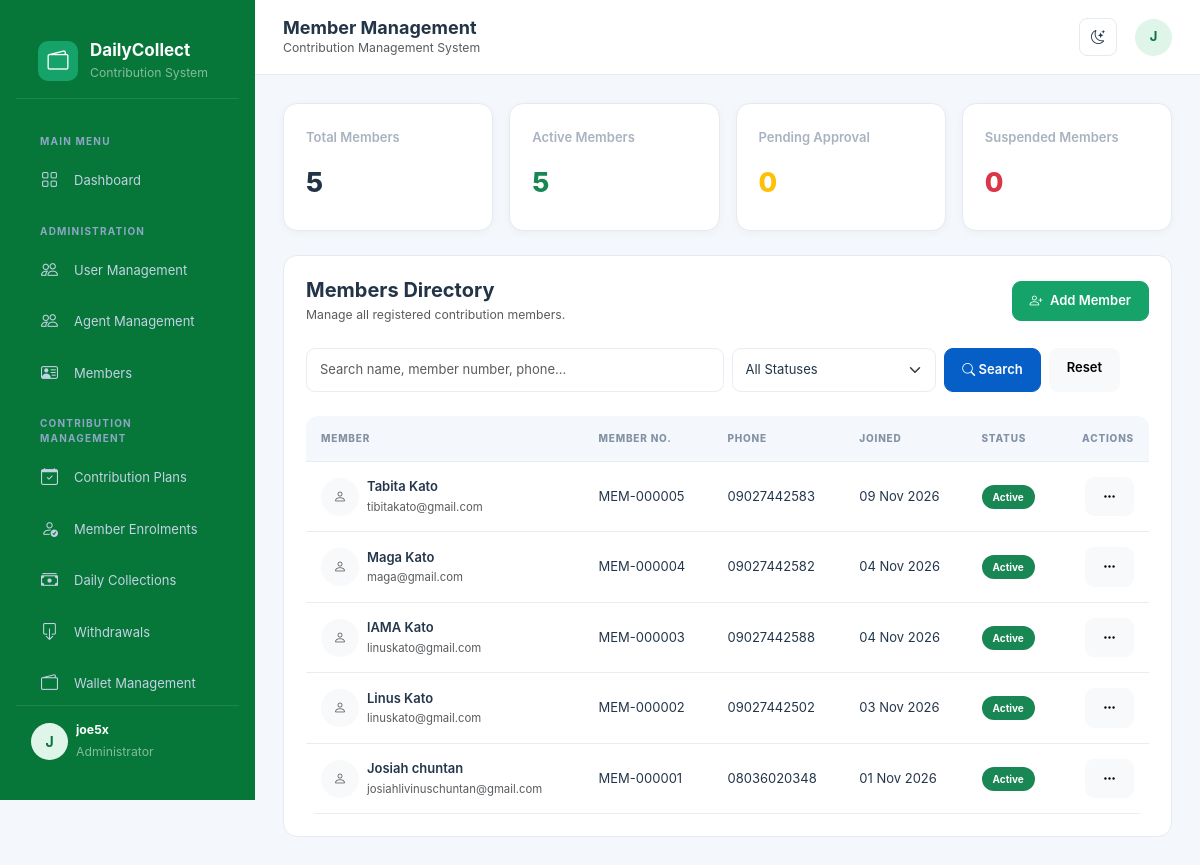
The page /members/ (signed in) on the database as committed earlier.
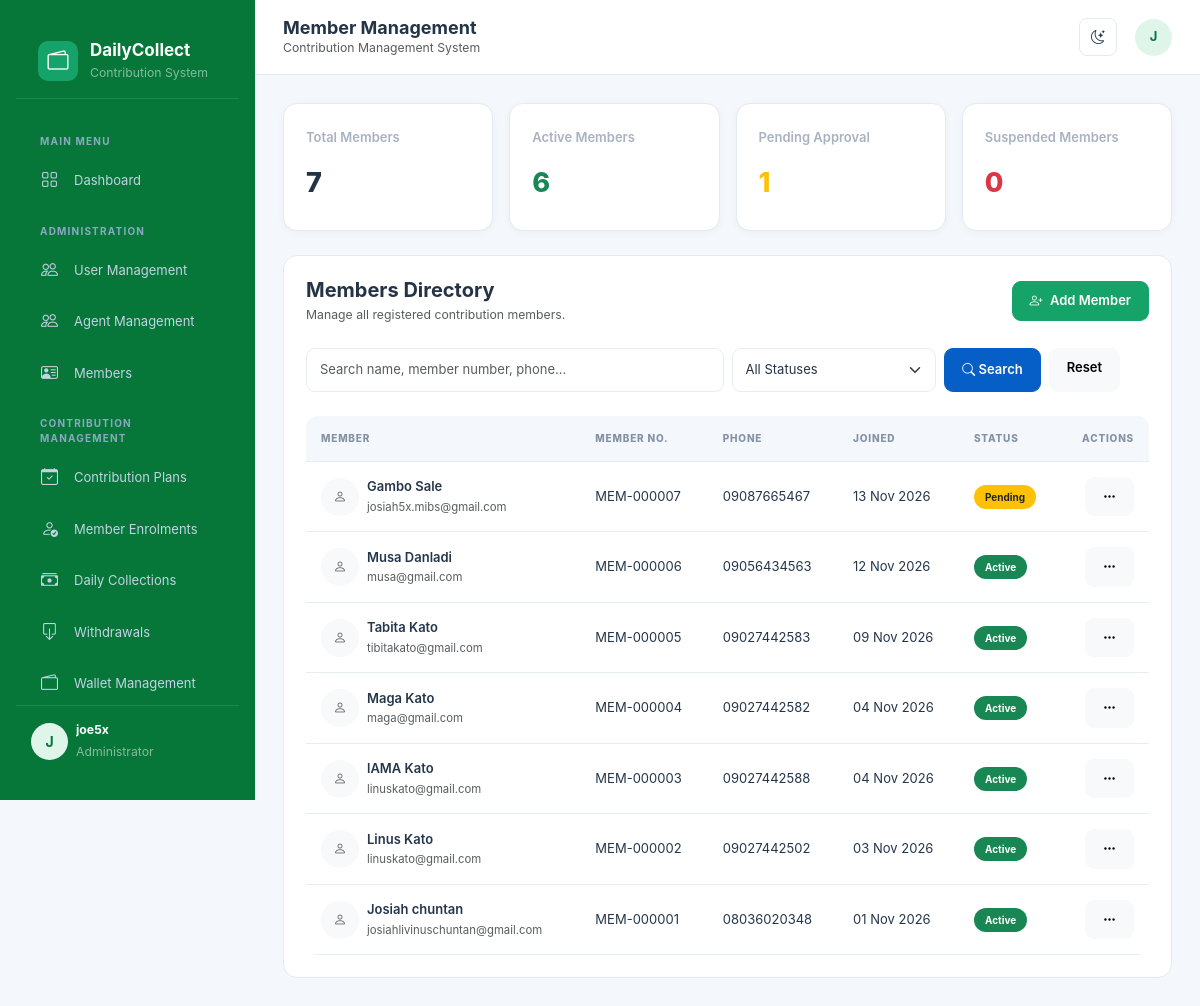
The same page on the database as committed later.
### members/models.py (models this page shows, shortened)
class Member(models.Model):
    class Gender(models.TextChoices):
        MALE = 'MALE', 'Male'
        FEMALE = 'FEMALE', 'Female'
    class Status(models.TextChoices):
        PENDING = 'PENDING', 'Pending Approval'
        ACTIVE = 'ACTIVE', 'Active'
        SUSPENDED = 'SUSPENDED', 'Suspended'
        INACTIVE = 'INACTIVE', 'Inactive'
    member_no = models.CharField(
        max_length=20,
        unique=True,
        blank=True
    )
    first_name = models.CharField(max_length=100)
    last_name = models.CharField(max_length=100)
    other_names = models.CharField(max_length=100, blank=True)
    gender = models.CharField(
        max_length=10,
        choices=Gender.choices,
        blank=True
    )
    date_of_birth = models.DateField(null=True, blank=True)
    phone = models.CharField(max_length=20)
    email = models.EmailField(blank=True)
    address = models.TextField(blank=True)
    photo = models.ImageField(
        upload_to='members/',
        blank=True,
        null=True
    )
    next_of_kin = models.CharField(max_length=150, blank=True)
    next_of_kin_phone = models.CharField(max_length=20, blank=True)
    user = models.OneToOneField(
        settings.AUTH_USER_MODEL,
        on_delete=models.SET_NULL,
        null=True,
        blank=True,
        related_name='member_profile'
    )
    status = models.CharField(
        max_length=15,
        choices=Status.choices,
        default=Status.PENDING
    )
    joined_at = models.DateField(auto_now_add=True)
    created_by = models.ForeignKey(
        settings.AUTH_USER_MODEL,
        on_delete=models.SET_NULL,
        null=True,
        blank=True,
        related_name='registered_members'
    )
    created_at = models.DateTimeField(auto_now_add=True)
    updated_at = models.DateTimeField(auto_now=True)
    @property
    def full_name(self):
        return ' '.join(
            part for part in [
                self.first_name,
                self.other_names,
                self.last_name
            ] if part
        )
    class Meta:
        ordering = ['-created_at']
        verbose_name = 'Member'
        verbose_name_plural = 'Members'

### members/views.py (the view, shortened to what this page needs)
# urls.py: path('', views.member_list, name='member_list'),
@login_required
@role_required(User.Role.ADMIN, User.Role.MANAGER, User.Role.SUPERVISOR)
def member_list(request):
    members = Member.objects.all().order_by('-created_at')
    search = request.GET.get('q', '').strip()
    status = request.GET.get('status', '')
    if status:
        members = members.filter(status=status)
    total_members = Member.objects.count()
    active_members = Member.objects.filter(
        status=Member.Status.ACTIVE
    ).count()
    pending_members = Member.objects.filter(
        status=Member.Status.PENDING
    ).count()
    suspended_members = Member.objects.filter(
        status=Member.Status.SUSPENDED
    ).count()
    paginator = Paginator(members, 15)
    page_number = request.GET.get('page')
    page_obj = paginator.get_page(page_number)
    context = {
        'page_obj': page_obj,
        'search': search,
        'selected_status': status,
        'status_choices': Member.Status.choices,
        'total_members': total_members,
        'active_members': active_members,
        'pending_members': pending_members,
        'suspended_members': suspended_members,
    }
    return render(request, 'members/member_list.html', context)

### templates/members/member_list.html (shortened to what the changed rows need)
{% extends 'base.html' %}
{% block content %}
<div class="row g-3 mb-4">
    <div class="col-xl-3 col-md-6">
        <div class="stat-card">
            <span class="stat-label">Total Members</span>
            <div class="stat-value">{{ total_members }}</div>
        </div>
    </div>
    <div class="col-xl-3 col-md-6">
        <div class="stat-card">
            <span class="stat-label">Active Members</span>
            <div class="stat-value text-success">{{ active_members }}</div>
        </div>
    </div>
    <div class="col-xl-3 col-md-6">
        <div class="stat-card">
            <span class="stat-label">Pending Approval</span>
            <div class="stat-value text-warning">{{ pending_members }}</div>
        </div>
    </div>
</div>
<div class="dashboard-panel">
    <div class="table-responsive">
        <table class="table align-middle">
            <thead>
                <tr>
                    <th>Member</th>
                    <th>Member No.</th>
                    <th>Phone</th>
                    <th>Joined</th>
                    <th>Status</th>
                    <th class="text-end">Actions</th>
                </tr>
            </thead>
            <tbody>
                {% for member in page_obj %}
                <tr>
                    <td>
                        <div class="d-flex align-items-center gap-2">
                            {% if member.photo %}
                                <img src="{{ member.photo.url }}"
                                     width="38"
                                     height="38"
                                     class="rounded-circle"
                                     style="object-fit:cover;">
                            {% else %}
                                <div class="rounded-circle bg-light d-flex align-items-center justify-content-center"
                                     style="width:38px;height:38px;">
                                    <i class="bi bi-person text-muted"></i>
                                </div>
                            {% endif %}
                            <div>
                                <div class="fw-semibold">
                                    {{ member.full_name }}
                                </div>
                                <small class="text-muted">
                                    {{ member.email|default:"No email" }}
                                </small>
                            </div>
                        </div>
                    </td>
                    <td>{{ member.member_no }}</td>
                    <td>{{ member.phone }}</td>
                    <td>{{ member.joined_at|date:"d M Y" }}</td>
                    <td>
                        {% if member.status == 'ACTIVE' %}
                            <span class="badge bg-success">Active</span>
                        {% elif member.status == 'PENDING' %}
                            <span class="badge bg-warning text-dark">Pending</span>
                        {% elif member.status == 'SUSPENDED' %}
                            <span class="badge bg-danger">Suspended</span>
                        {% else %}
                            <span class="badge bg-secondary">
                                {{ member.get_status_display }}
                            </span>
                        {% endif %}
                    </td>
                    <td class="text-end">
                        <div class="dropdown">
                            <button class="btn btn-sm btn-light"
                                    data-bs-toggle="dropdown">
                                <i class="bi bi-three-dots"></i>
                            </button>
                        </div>
                    </td>
                </tr>
                {% endfor %}
            </tbody>
        </table>
    </div>
</div>
{% endblock %}

Rows that differ between the two databases and show on the page:
added Member: full_name "Gambo Sale", email "josiah5x.mibs@gmail.com", member_no "MEM-000007", phone "09087665467", joined_at "13 Nov 2026", status "Pending"
added Member: full_name "Musa Danladi", email "musa@gmail.com", member_no "MEM-000006", phone "09056434563", joined_at "12 Nov 2026", status "Active"
Other text that changed with them:
{{ total_members }}: "5" → "7"
{{ active_members }}: "5" → "6"
{{ pending_members }}: "0" → "1"
